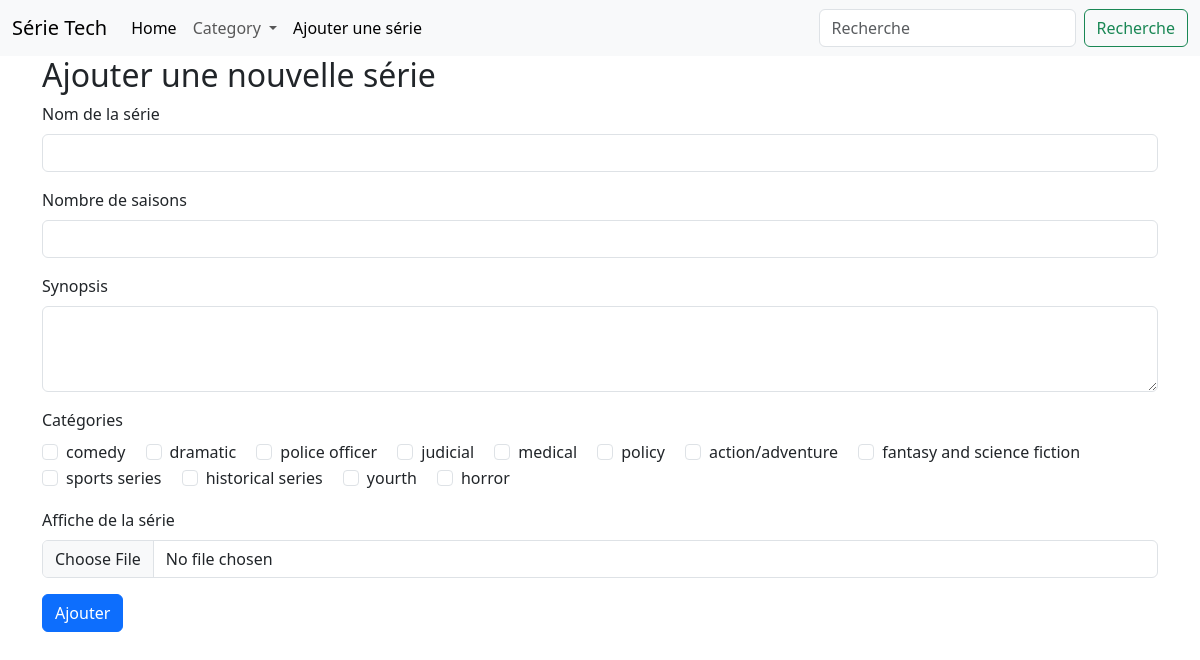
/serie/form-addSerie.php, run on the app's committed database.
### tables this page shows
CREATE TABLE `category` (
  `id` int NOT NULL AUTO_INCREMENT,
  `nom` varchar(255) NOT NULL,
  PRIMARY KEY (`id`)
);

### serie/form-addSerie.php (the view)
<?php
include "../header.php";
$query = "SELECT * FROM category";
$statement = $pdo->query($query);
$categories = $statement->fetchAll(PDO::FETCH_ASSOC);
?>
<div class="container">
    <h2>Ajouter une nouvelle série</h2>
    <form action="addSerie.php" method="post" enctype="multipart/form-data">
        <div class="mb-3">
            <label for="name" class="form-label">Nom de la série</label>
            <input type="text" class="form-control" id="name" name="name" required>
        </div>
        <div class="mb-3">
            <label for="numberOfSeasons" class="form-label">Nombre de saisons</label>
            <input type="number" class="form-control" id="number_of_seasons" name="numberOfSeasons" required>
        </div>
        <div class="mb-3">
            <label for="synopsis" class="form-label">Synopsis</label>
            <textarea class="form-control" id="synopsis" name="synopsis" rows="3" required></textarea>
        </div>
        <div class="mb-3">
            <label for="categories" class="form-label">Catégories</label><br>
            <?php foreach ($categories as $category) : ?>
                <div class="form-check form-check-inline">
                    <input class="form-check-input" type="checkbox" id="category<?=$category['id']?>" name="categories[]" value="<?=$category['id']?>">
                    <label class="form-check-label" for="category<?=$category['id']?>"><?=$category['nom']?></label>
                </div>
            <?php endforeach; ?>
        </div>
        <div class="mb-3">
            <label for="image" class="form-label">Affiche de la série</label>
            <input type="file" class="form-control" id="image" name="image" accept="image/*" required>
        </div>
        <button type="submit" class="btn btn-primary">Ajouter</button>
    </form>
</div>

### data on the page
category: nom "comedy"
category: nom "dramatic"
category: nom "police officer"
category: nom "judicial"
category: nom "medical"
category: nom "policy"
category: nom "action/adventure"
category: nom "fantasy and science fiction"
category: nom "sports series"
category: nom "historical series"
category: nom "yourth"
category: nom "horror"
